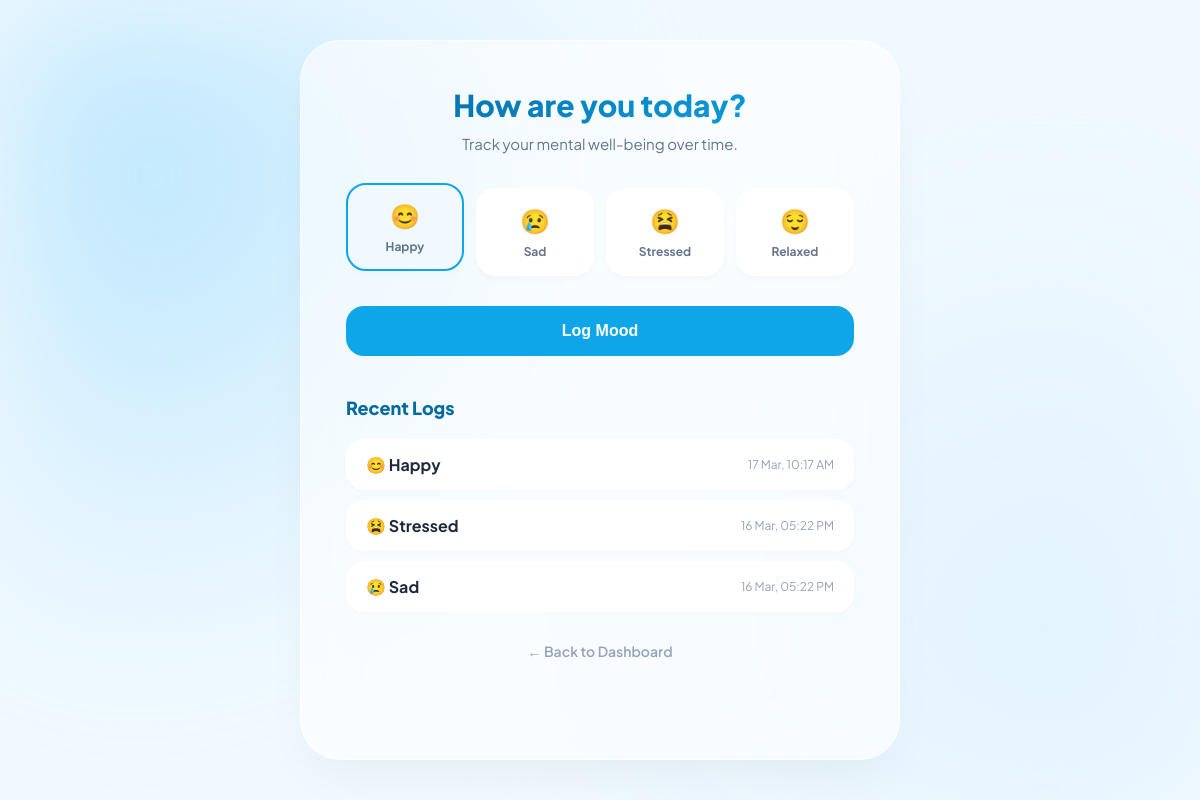
Page /mood (signed in) on the committed database.
### tables this page shows
CREATE TABLE mood (
            id INTEGER PRIMARY KEY AUTOINCREMENT,
            mood TEXT NOT NULL,
            date TEXT NOT NULL
        );

### app.py (the view, shortened to what this page needs)
@app.route("/mood", methods=["GET", "POST"])
def mood():
    if 'user_email' not in session:
        return redirect("/login")
    conn = sqlite3.connect("database/users.db")
    cursor = conn.cursor()
    cursor.execute("SELECT * FROM mood ORDER BY id DESC LIMIT 5")
    moods = cursor.fetchall()
    conn.close()
    return render_template("mood.html", moods=moods)

### templates/mood.html (shortened to what this page needs)
<!DOCTYPE html>
<html lang="en">
<head>
</head>
<body>
    <div class="bg-mesh"></div>
    <div class="container">
        <h2>How are you today?</h2>
        <p class="subtitle">Track your mental well-being over time.</p>
        <form method="POST">
            <div class="mood-selector">
                <label class="mood-option">
                    <div class="mood-box"><span>😊</span><p class="mood-label">Happy</p></div>
                </label>
                <label class="mood-option">
                    <div class="mood-box"><span>😢</span><p class="mood-label">Sad</p></div>
                </label>
                <label class="mood-option">
                    <div class="mood-box"><span>😫</span><p class="mood-label">Stressed</p></div>
                </label>
                <label class="mood-option">
                    <div class="mood-box"><span>😌</span><p class="mood-label">Relaxed</p></div>
                </label>
            </div>
            <button type="submit">Log Mood</button>
        </form>
        <div class="history-section">
            <h3>Recent Logs</h3>
            {% if moods %}
                {% for mood in moods %}
                <div class="mood-log">
                    <div class="log-mood">
                        {% if mood[1] == 'Happy' %} 😊
                        {% elif mood[1] == 'Sad' %} 😢
                        {% elif mood[1] == 'Stressed' %} 😫
                        {% elif mood[1] == 'Relaxed' %} 😌
                        {% endif %}
                        {{ mood[1] }}
                    </div>
                    <div class="log-date">{{ mood[2] }}</div> </div>
                {% endfor %}
            {% else %}
                <p style="color: #94a3b8; text-align: center;">No logs yet. How do you feel?</p>
            {% endif %}
        </div>
        <a href="/dashboard" class="back-link">← Back to Dashboard</a>
    </div>
</body>
</html>

### templates/mood.html (style rules this page uses)
:root { --sky-blue: #0ea5e9; --deep-sky: #0369a1; --glass: rgba(255, 255, 255, 0.6); --border: rgba(255, 255, 255, 0.7); }
* { margin: 0; padding: 0; box-sizing: border-box; }
body { font-family: 'Plus Jakarta Sans', sans-serif; background-color: #f0f9ff; color: #1e293b; min-height: 100vh; display: flex; justify-content: center; padding: 40px 20px; }
.bg-mesh { position: fixed; top: 0; left: 0; width: 100%; height: 100%; z-index: -1; background: radial-gradient(circle at 10% 20%, #bae6fd 0%, transparent 40%), radial-gradient(circle at 90% 80%, #e0f2fe 0%, transparent 40%); filter: blur(80px); }
.container { width: 100%; max-width: 600px; background: var(--glass); backdrop-filter: blur(25px); -webkit-backdrop-filter: blur(25px); border: 1px solid var(--border); padding: 45px; border-radius: 40px; box-shadow: 0 25px 50px -12px rgba(0, 0, 0, 0.05); animation: fadeIn 0.8s ease-out; text-align: center; }
h2 { font-size: 30px; font-weight: 800; margin-bottom: 10px; background: linear-gradient(135deg, #0369a1, #0ea5e9); -webkit-background-clip: text; -webkit-text-fill-color: transparent; }
.subtitle { color: #64748b; margin-bottom: 35px; font-size: 15px; }
.mood-selector { display: grid; grid-template-columns: repeat(4, 1fr); gap: 12px; margin-bottom: 30px; }
.mood-option { cursor: pointer; }
.mood-box { background: white; padding: 15px; border-radius: 20px; border: 2px solid transparent; transition: 0.3s; display: flex; flex-direction: column; gap: 8px; box-shadow: 0 4px 6px rgba(0,0,0,0.02); }
.mood-box span { font-size: 24px; }
.mood-label { font-size: 12px; font-weight: 700; color: #64748b; }
.mood-option input:checked + .mood-box { border-color: var(--sky-blue); background: #f0f9ff; transform: translateY(-5px); }
button { width: 100%; padding: 16px; background: var(--sky-blue); color: white; border: none; border-radius: 18px; font-weight: 700; font-size: 16px; cursor: pointer; transition: 0.3s; }
.history-section { margin-top: 40px; text-align: left; }
.history-section h3 { font-size: 18px; color: var(--deep-sky); margin-bottom: 20px; font-weight: 800; }
.mood-log { background: white; padding: 15px 20px; border-radius: 18px; margin-bottom: 10px; display: flex; justify-content: space-between; align-items: center; box-shadow: 0 2px 4px rgba(0,0,0,0.02); }
.log-mood { font-weight: 700; color: #1e293b; display: flex; align-items: center; gap: 10px; }
.log-date { font-size: 12px; color: #94a3b8; }
.back-link { display: block; margin-top: 30px; text-decoration: none; color: #94a3b8; font-weight: 600; font-size: 14px; }

### rows in the picture
mood: mood "Happy", date "17 Mar, 10:17 AM"
mood: mood "Stressed", date "16 Mar, 05:22 PM"
mood: mood "Sad", date "16 Mar, 05:22 PM"
